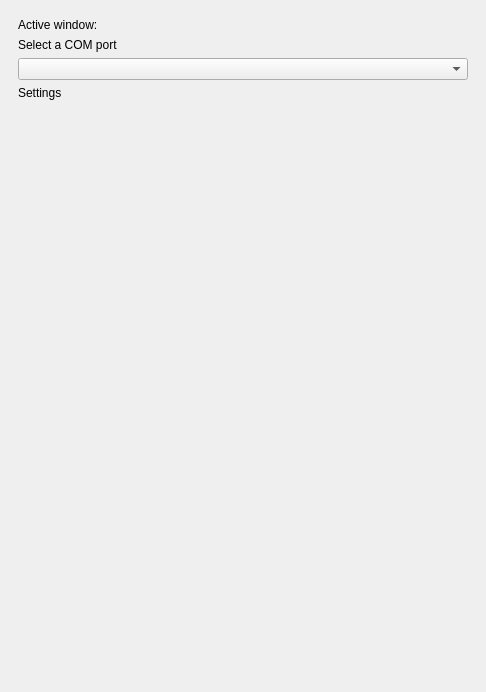
<?xml version="1.0" encoding="UTF-8"?>
<ui version="4.0">
 <class>MainWindow</class>
 <widget class="QMainWindow" name="MainWindow">
  <property name="enabled">
   <bool>true</bool>
  </property>
  <property name="geometry">
   <rect>
    <x>0</x>
    <y>0</y>
    <width>486</width>
    <height>692</height>
   </rect>
  </property>
  <property name="sizePolicy">
   <sizepolicy hsizetype="Expanding" vsizetype="Expanding">
    <horstretch>0</horstretch>
    <verstretch>0</verstretch>
   </sizepolicy>
  </property>
  <property name="minimumSize">
   <size>
    <width>0</width>
    <height>100</height>
   </size>
  </property>
  <property name="baseSize">
   <size>
    <width>500</width>
    <height>500</height>
   </size>
  </property>
  <property name="windowTitle">
   <string>DIY SpaceMouse Profiles</string>
  </property>
  <property name="dockOptions">
   <set>QMainWindow::DockOption::AllowTabbedDocks|QMainWindow::DockOption::AnimatedDocks</set>
  </property>
  <widget class="QWidget" name="centralwidget">
   <property name="sizePolicy">
    <sizepolicy hsizetype="Minimum" vsizetype="Minimum">
     <horstretch>0</horstretch>
     <verstretch>0</verstretch>
    </sizepolicy>
   </property>
   <property name="minimumSize">
    <size>
     <width>0</width>
     <height>0</height>
    </size>
   </property>
   <property name="maximumSize">
    <size>
     <width>16777215</width>
     <height>16777215</height>
    </size>
   </property>
   <property name="baseSize">
    <size>
     <width>800</width>
     <height>800</height>
    </size>
   </property>
   <layout class="QVBoxLayout" name="verticalLayout_2">
    <item>
     <widget class="QStackedWidget" name="stackedWidget">
      <property name="sizePolicy">
       <sizepolicy hsizetype="Expanding" vsizetype="Expanding">
        <horstretch>0</horstretch>
        <verstretch>0</verstretch>
       </sizepolicy>
      </property>
      <property name="currentIndex">
       <number>0</number>
      </property>
      <widget class="QWidget" name="page">
       <layout class="QVBoxLayout" name="verticalLayout_4">
        <item>
         <widget class="QLabel" name="label_3">
          <property name="text">
           <string>Active window: </string>
          </property>
         </widget>
        </item>
        <item>
         <widget class="QLabel" name="label">
          <property name="text">
           <string>Select a COM port</string>
          </property>
         </widget>
        </item>
        <item>
         <widget class="QComboBox" name="comboBox"/>
        </item>
        <item>
         <widget class="QLabel" name="label_2">
          <property name="text">
           <string>Settings</string>
          </property>
         </widget>
        </item>
        <item>
         <spacer name="verticalSpacer_2">
          <property name="orientation">
           <enum>Qt::Orientation::Vertical</enum>
          </property>
          <property name="sizeHint" stdset="0">
           <size>
            <width>20</width>
            <height>40</height>
           </size>
          </property>
         </spacer>
        </item>
       </layout>
      </widget>
     </widget>
    </item>
   </layout>
  </widget>
 </widget>
 <resources/>
 <connections/>
</ui>
